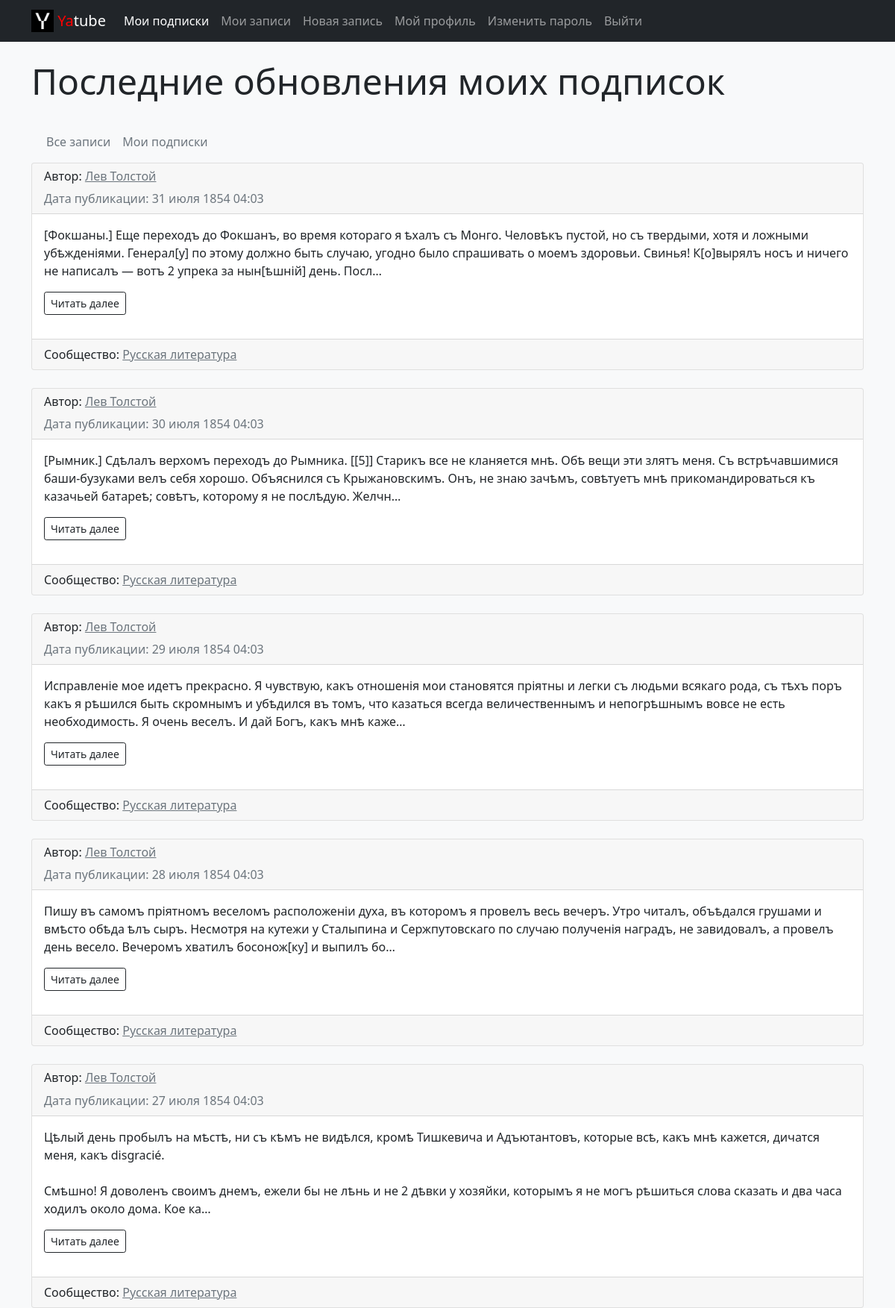
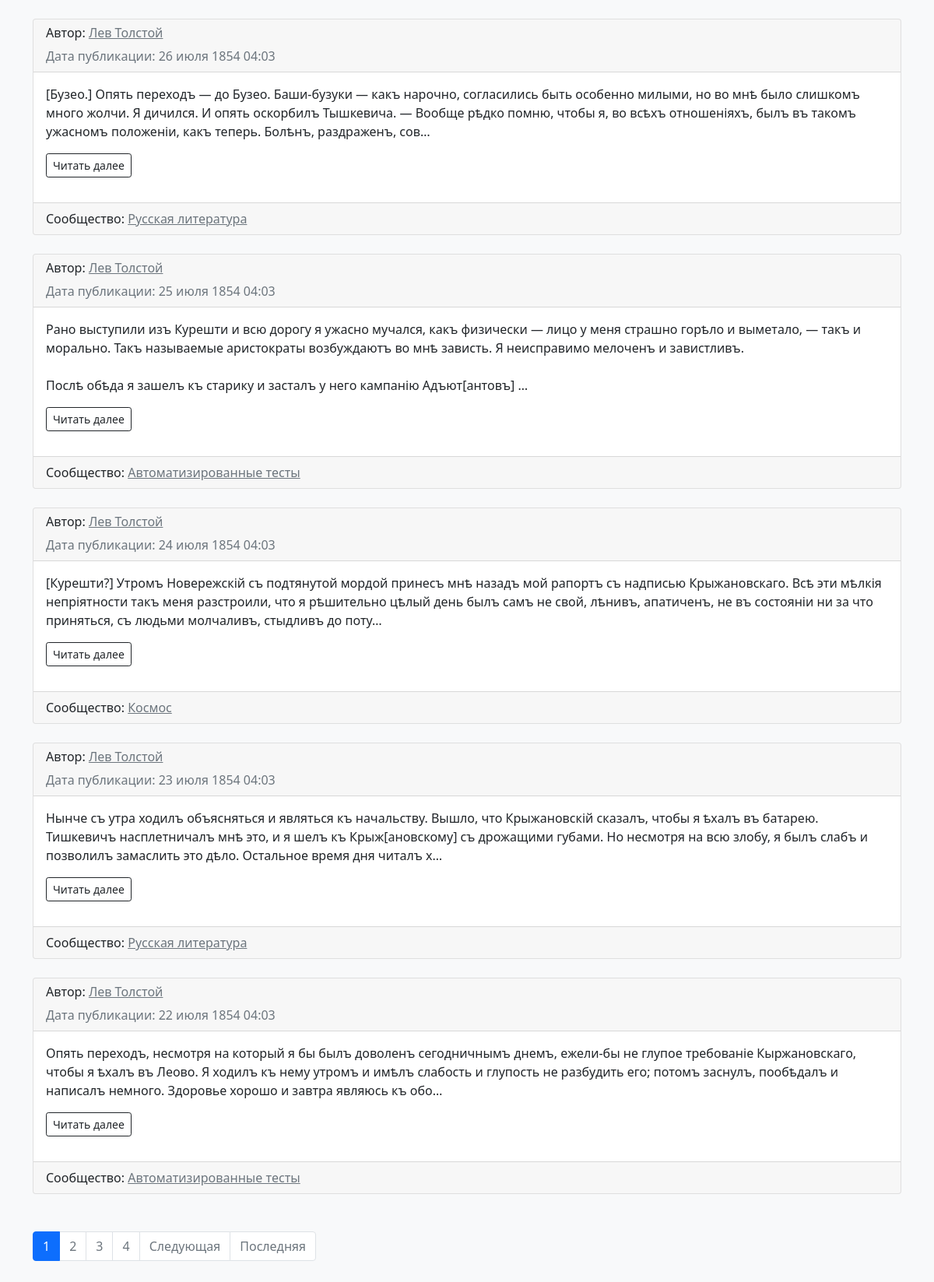
/follow/ (signed in, upper part), run on the app's committed database (2 pictures, top to bottom).
### posts/models.py (models this page shows, shortened)
class Post(models.Model):
    text = models.TextField('Текст записи', help_text='Текст вашей записи')
    pub_date = models.DateTimeField('Дата публикации', auto_now_add=True)
    author = models.ForeignKey(
        settings.AUTH_USER_MODEL,
        on_delete=models.CASCADE,
        related_name='posts',
        verbose_name='Автор'
    )
    group = models.ForeignKey(
        Group,
        blank=True, null=True,
        on_delete=models.SET_NULL,
        related_name='posts',
        verbose_name='Выберите сообщество:',
        help_text='Сообщество для вашей записи',
    )
    image = models.ImageField(
        'Картинка',
        upload_to='posts/',
        blank=True,
        help_text='Добавить картинку',
    )
    class Meta:
        ordering = ('-pub_date',)
        verbose_name = 'запись'
        verbose_name_plural = 'записи'

class Group(models.Model):
    title = models.CharField('Название сообщества', max_length=200)
    slug = models.SlugField('Ссылка сообщества', unique=True)
    description = models.TextField('Описание сообщества', max_length=300)
    class Meta:
        verbose_name = 'сообщество'
        verbose_name_plural = 'сообщества'

### users/models.py (models this page shows)
class User(AbstractUser):
    profile_pic = models.ImageField(
        'Аватарка',
        default='users/default.jpeg',
        upload_to='users/',
        null=True, blank=True,
        help_text='Добавить аватарку',
    )
    city = models.CharField('Город', max_length=50, null=True, blank=True)
    vk = models.CharField('Вконтакте', max_length=50, null=True, blank=True)
    telegram = models.CharField(
        'Telegram',
        max_length=50,
        null=True, blank=True,
    )
    instagram = models.CharField(
        'Instagram',
        max_length=50,
        null=True, blank=True,
    )
    git = models.CharField('Git', max_length=50, null=True, blank=True)
    class Meta:
        db_table = 'auth_user'
        verbose_name = 'пользователь'
        verbose_name_plural = 'пользователи'
    def __str__(self):
        return self.username

### posts/views.py (the view)
# urls.py: path('follow/', views.follow_index, name='follow_index'),
@login_required
def follow_index(request):
    posts = Post.objects.select_related('author', 'group').filter(
        author__following__user=request.user)
    context = {
        'page_obj': paginator(posts, request),
    }
    return render(request, 'posts/follow.html', context)

### core/context_processors/year.py (called while the page is built)
def year(request):
    now = datetime.datetime.now()
    return {
        'year': now.year,
    }

### core/templatetags/user_filters.py (called while the page is built)
@register.simple_tag
def total_posts():
    return Post.objects.count()

@register.simple_tag
def total_users():
    return User.objects.count()

### posts/utils.py (called while the page is built)
def paginator(posts, request):
    paginator = Paginator(posts, settings.LIMIT_POSTS)
    page_number = request.GET.get('page')
    return paginator.get_page(page_number)

### templates/posts/follow.html (shortened to what this page needs)
{% extends 'base.html' %}
  {% block content %}
    <div class="container py-4">
		  <div class="mb-4"><div class="mb-4"><h1 class="display-5">Последние обновления моих подписок</h1></div>
			{% include 'posts/includes/switcher.html' %}
      {% for post in page_obj %}
      {% include 'posts/includes/post_card.html' %}
      {% endfor %}
      {% include 'posts/includes/paginator.html' %}
    </div>
  {% endblock %}

### templates/posts/includes/post_card.html (shortened to what this page needs)
{% load thumbnail %}
  <div class="card mb-4">
    <div class="card-header">
			{% if author %}
				<h6 class="card-title">Автор: {{ post.author.get_full_name }}</h6>
			{% else %}
				<h6 class="card-title">Автор: <a class="text-muted" href="{% url 'posts:profile' post.author %}">{{ post.author.get_full_name }}</a></h6>
			{% endif %}
				<span class="text-muted">Дата публикации: {{ post.pub_date|date:"d E Y H:i" }}</span>
    </div>
    <div class="card-body">
      {% if post.text|length > 300 %}
        <p class="card-text">{{ post.text|truncatechars_html:300|linebreaksbr }}</p>
        <p><a href="{% url 'posts:post_detail' post.pk %}" class="btn btn-outline-dark btn-sm">Читать далее</a></p>
      {% else %}
        <p class="card-text">{{ post.text|linebreaksbr }}</p>
        <p><a href="{% url 'posts:post_detail' post.pk %}" class="btn btn-outline-dark btn-sm">Читать далее</a></p>
      {% endif %}
    </div>
    {% if not group %}
      <div class="card-footer">
				<div class="row">
					<aside class="fluid">
						{% if post.group %}
							Сообщество: <a class="text-muted" href="{% url 'posts:group_list' post.group.slug %}">{{ post.group.title }}</a>
						{% else %}
							<span style='color:gray'>Этой записи нет ни в одном сообществе</span>
						{% endif %}
					</aside>
				</div>
      </div>
    {% endif %}
  </div>

### data on the page
Post: author.get_full_name "Лев Толстой", pub_date "31 июля 1854 04:03", text "[Фокшаны.] Еще переходъ до Фокшанъ, во время котораго я ѣхалъ съ Монго. Человѣкъ пустой, но съ твердыми, хотя и ложными убѣжденіями. Генерал[у] по этому должно быть случаю, угодно было спрашивать о моемъ здоровьи. Свинья! К[о]вырялъ носъ и ничего не написалъ — вотъ 2 упрека за нын[ѣшній] день. Посл…", group "Русская литература"
Post: author.get_full_name "Лев Толстой", pub_date "30 июля 1854 04:03", text "[Рымник.] Сдѣлалъ верхомъ переходъ до Рымника. [[5]] Старикъ все не кланяется мнѣ. Обѣ вещи эти злятъ меня. Съ встрѣчавшимися баши-бузуками велъ себя хорошо. Объяснился съ Крыжановскимъ. Онъ, не знаю зачѣмъ, совѣтуетъ мнѣ прикомандироваться къ казачьей батареѣ; совѣтъ, которому я не послѣдую. Желчн…", group "Русская литература"
Post: author.get_full_name "Лев Толстой", pub_date "29 июля 1854 04:03", text "Исправленіе мое идетъ прекрасно. Я чувствую, какъ отношенія мои становятся пріятны и легки съ людьми всякаго рода, съ тѣхъ поръ какъ я рѣшился быть скромнымъ и убѣдился въ томъ, что казаться всегда величественнымъ и непогрѣшнымъ вовсе не есть необходимость. Я очень веселъ. И дай Богъ, какъ мнѣ каже…", group "Русская литература"
Post: author.get_full_name "Лев Толстой", pub_date "28 июля 1854 04:03", text "Пишу въ самомъ пріятномъ веселомъ расположеніи духа, въ которомъ я провелъ весь вечеръ. Утро читалъ, объѣдался грушами и вмѣсто обѣда ѣлъ сыръ. Несмотря на кутежи у Сталыпина и Сержпутовскаго по случаю полученія наградъ, не завидовалъ, а провелъ день весело. Вечеромъ хватилъ босонож[ку] и выпилъ бо…", group "Русская литература"
Post: author.get_full_name "Лев Толстой", pub_date "27 июля 1854 04:03", text "Цѣлый день пробылъ на мѣстѣ, ни съ кѣмъ не видѣлся, кромѣ Тишкевича и Адъютантовъ, которые всѣ, какъ мнѣ кажется, дичатся меня, какъ disgracié. Смѣшно! Я доволенъ своимъ днемъ, ежели бы не лѣнь и не 2 дѣвки у хозяйки, которымъ я не могъ рѣшиться слова сказать и два часа ходилъ около дома. Кое ка…", group "Русская литература"
Post: author.get_full_name "Лев Толстой", pub_date "26 июля 1854 04:03", text "[Бузео.] Опять переходъ — до Бузео. Баши-бузуки — какъ нарочно, согласились быть особенно милыми, но во мнѣ было слишкомъ много жолчи. Я дичился. И опять оскорбилъ Тышкевича. — Вообще рѣдко помню, чтобы я, во всѣхъ отношеніяхъ, былъ въ такомъ ужасномъ положеніи, какъ теперь. Болѣнъ, раздраженъ, сов…", group "Русская литература"
Post: author.get_full_name "Лев Толстой", pub_date "25 июля 1854 04:03", text "Рано выступили изъ Курешти и всю дорогу я ужасно мучался, какъ физически — лицо у меня страшно горѣло и выметало, — такъ и морально. Такъ называемые аристократы возбуждаютъ во мнѣ зависть. Я неисправимо мелоченъ и завистливъ. Послѣ обѣда я зашелъ къ старику и засталъ у него кампанію Адъют[антовъ] …", group "Автоматизированные тесты"
Post: author.get_full_name "Лев Толстой", pub_date "24 июля 1854 04:03", text "[Курешти?] Утромъ Новережскій съ подтянутой мордой принесъ мнѣ назадъ мой рапортъ съ надписью Крыжановскаго. Всѣ эти мѣлкія непріятности такъ меня разстроили, что я рѣшительно цѣлый день былъ самъ не свой, лѣнивъ, апатиченъ, не въ состояніи ни за что приняться, съ людьми молчаливъ, стыдливъ до поту…", group "Космос"
Post: author.get_full_name "Лев Толстой", pub_date "23 июля 1854 04:03", text "Нынче съ утра ходилъ объясняться и являться къ начальству. Вышло, что Крыжановскій сказалъ, чтобы я ѣхалъ въ батарею. Тишкевичъ насплетничалъ мнѣ это, и я шелъ къ Крыж[ановскому] съ дрожащими губами. Но несмотря на всю злобу, я былъ слабъ и позволилъ замаслить это дѣло. Остальное время дня читалъ х…", group "Русская литература"
Post: author.get_full_name "Лев Толстой", pub_date "22 июля 1854 04:03", text "Опять переходъ, несмотря на который я бы былъ доволенъ сегодничнымъ днемъ, ежели-бы не глупое требованіе Кыржановскаго, чтобы я ѣхалъ въ Леово. Я ходилъ къ нему утромъ и имѣлъ слабость и глупость не разбудить его; потомъ заснулъ, пообѣдалъ и написалъ немного. Здоровье хорошо и завтра являюсь къ обо…", group "Автоматизированные тесты"

### other printed values
{{ i }} "1"
{{ i }} "2" "3" "4"
